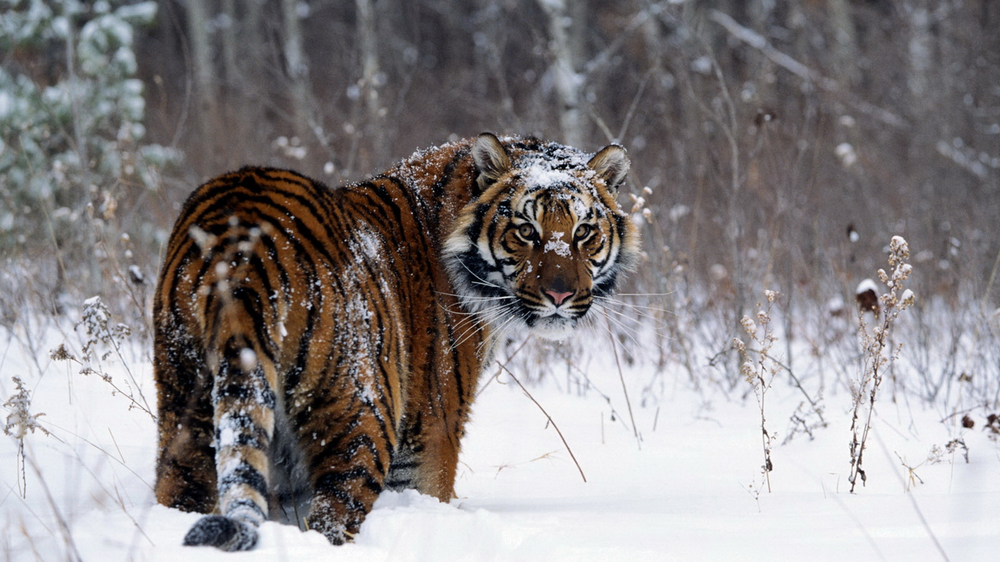
#> input picture dataset/input/0001.png, 1000 x 562 px, shrunk from 1920 x 1080 before the run; its folder holds only this picture in this run
$ python parallel.py   (older library calls are emulated)
#> lines starting #> are read from the running program, lines starting #| are printed output that depends on the picture
### src/utils.py
"""Shared helpers: project paths, image listing, image I/O and timing."""
import shutil
import time
from pathlib import Path

import cv2
import numpy as np

# ---------- Paths ----------
PROJECT_ROOT = Path(__file__).resolve().parent.parent
INPUT_DIR = PROJECT_ROOT / "dataset" / "input"
OUTPUT_DIR = PROJECT_ROOT / "output"
SEQUENTIAL_DIR = OUTPUT_DIR / "sequential"
PARALLEL_DIR = OUTPUT_DIR / "parallel"
RESULTS_DIR = OUTPUT_DIR / "results"

IMAGE_EXTENSIONS = {".jpg", ".jpeg", ".png", ".bmp", ".tif", ".tiff"}

# Output is always PNG (lossless), with one fixed compression level in
# every mode so sequential and parallel outputs can be compared exactly.
PNG_COMPRESSION = 3


# ---------- Files and folders ----------
def list_images(folder=INPUT_DIR, limit=None):
    """Return a sorted list of image paths in `folder` (optionally only the first `limit`)."""
    folder = Path(folder)
    paths = sorted(p for p in folder.iterdir() if p.suffix.lower() in IMAGE_EXTENSIONS)

    # Outputs are saved as <name>.png, so two inputs with the same name but
    # different extensions would overwrite each other.
    seen = {}
    for p in paths:
        if p.stem in seen:
            raise ValueError(f"Duplicate image name '{p.stem}': {seen[p.stem].name} and {p.name}. Rename one.")
        seen[p.stem] = p

    return paths[:limit] if limit else paths


def ensure_dir(folder):
    Path(folder).mkdir(parents=True, exist_ok=True)
    return Path(folder)


def clear_dir(folder):
    """Delete and recreate a folder so every run starts from empty output."""
    folder = Path(folder)
    if folder.exists():
        shutil.rmtree(folder)
    folder.mkdir(parents=True, exist_ok=True)
    return folder


def output_path(input_path, out_dir):
    """Where the filtered version of `input_path` is saved: <out_dir>/<name>.png"""
    return Path(out_dir) / (Path(input_path).stem + ".png")


# ---------- Image I/O ----------
# np.fromfile / tofile are used instead of cv2.imread / cv2.imwrite because
# the OpenCV versions fail on Windows paths with non-ASCII characters.
def load_image(path):
    data = np.fromfile(str(path), dtype=np.uint8)
    img = cv2.imdecode(data, cv2.IMREAD_COLOR)
    if img is None:
        raise ValueError(f"Could not read image: {path}")
    return img


def save_image(path, img):
    ok, buf = cv2.imencode(".png", img, [cv2.IMWRITE_PNG_COMPRESSION, PNG_COMPRESSION])
    if not ok:
        raise ValueError(f"Could not encode image: {path}")
    buf.tofile(str(path))


# ---------- Timing ----------
class Timer:
    """Usage:  with Timer() as t: ...work...   then read t.elapsed (seconds)."""

    def __enter__(self):
        self.start = time.perf_counter()
        return self

    def __exit__(self, *exc):
        self.elapsed = time.perf_counter() - self.start
        return False

### src/filters.py
"""Filter pipeline: grayscale -> Gaussian blur -> Sobel edge detection.

Every worker (and the sequential loop) runs the same `process_image`
function on a different image. That is the SPMD idea from the proposal.
The worker function lives at module level so Windows can import it
when it starts worker processes.
"""
import cv2

from src.utils import load_image, output_path, save_image

# ---------- Fixed parameters (one place, used by both modes) ----------
GAUSSIAN_KSIZE = (5, 5)
GAUSSIAN_SIGMA = 1.4
SOBEL_KSIZE = 3


def init_worker():
    """Pool initializer: runs once inside each worker process.

    Turns off OpenCV's own multithreading so measured speedup comes only
    from our multiprocessing, not from OpenCV threads.
    """
    cv2.setNumThreads(1)
    cv2.ocl.setUseOpenCL(False)


def apply_pipeline(img):
    """Take a BGR image (NumPy array), return the Sobel edge map as 8-bit grayscale."""
    gray = cv2.cvtColor(img, cv2.COLOR_BGR2GRAY)
    blurred = cv2.GaussianBlur(gray, GAUSSIAN_KSIZE, GAUSSIAN_SIGMA)
    gx = cv2.Sobel(blurred, cv2.CV_16S, 1, 0, ksize=SOBEL_KSIZE)
    gy = cv2.Sobel(blurred, cv2.CV_16S, 0, 1, ksize=SOBEL_KSIZE)
    return cv2.addWeighted(cv2.convertScaleAbs(gx), 0.5, cv2.convertScaleAbs(gy), 0.5, 0)


def process_image(task):
    """Load one image, filter it, save the result. Returns the output path as text.

    `task` is a tuple (input_path, output_dir). Only file paths cross the
    process boundary, so workers share no image data (shared-nothing design).
    """
    input_path, out_dir = task
    img = load_image(input_path)
    result = apply_pipeline(img)
    out_file = output_path(input_path, out_dir)
    save_image(out_file, result)
    return str(out_file)


# [12 lines that do not run on import are left out]

### src/parallel.py
"""Parallel mode: images are divided among worker processes (data parallelism)."""
from multiprocessing import Pool

from src.filters import init_worker, process_image
from src.utils import PARALLEL_DIR, Timer, clear_dir, list_images


def default_chunksize(n_images, workers):
    """Small chunks so a worker that finishes early picks up more work (load balancing)."""
    return max(1, n_images // (workers * 8))


def run_parallel(images, workers, out_dir=PARALLEL_DIR, chunksize=None, progress_callback=None):
    """Filter every image using `workers` processes. Returns elapsed seconds (Tp).

    The timer includes creating and closing the pool, because process
    startup is part of the real cost of going parallel. Clearing the
    output folder is not timed.
    """
    if not images:
        raise ValueError("No images to process. Add images to dataset/input/ first.")

    clear_dir(out_dir)
    total = len(images)
    chunksize = chunksize or default_chunksize(total, workers)
    tasks = [(path, out_dir) for path in images]  # only file paths are sent to workers

    with Timer() as t:
        with Pool(processes=workers, initializer=init_worker) as pool:
            for done, _ in enumerate(pool.imap_unordered(process_image, tasks, chunksize), start=1):
                if progress_callback:
                    progress_callback(done, total)
    return t.elapsed


if __name__ == "__main__":
    # Quick manual test: python -m src.parallel
    # The __main__ guard is required on Windows, where workers re-import this module.
    images = list_images()
    for p in (1, 2, 4, 8):
        elapsed = run_parallel(images, workers=p)
        print(f"Tp({p} workers) = {elapsed:.3f}s  ({len(images) / elapsed:.2f} images/s)")
#> this loop made 4 passes
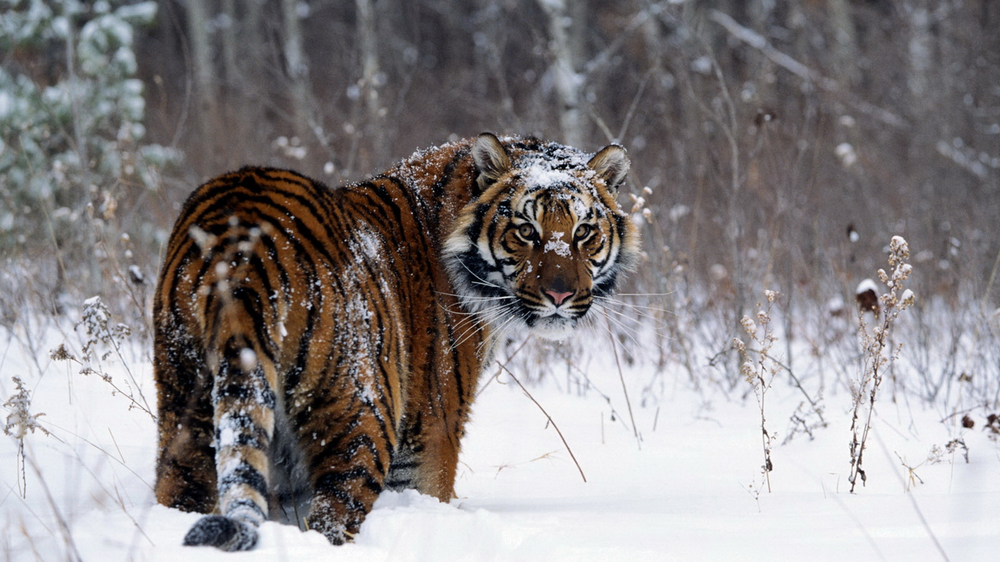
#> input picture dataset/input/0001.png, 1000 x 562 px, shrunk from 1920 x 1080 before the run
#> pass 1, in apply_pipeline, `gray = cv2.cvtColor(img, cv2.COLOR_BGR2GRAY)`:
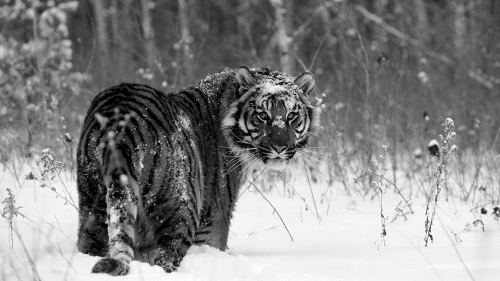
#> gray: shape (562, 1000) (shown at 1/2 size); min 0, max 255, mean 133.5
#> pass 1, in apply_pipeline, `gx = cv2.Sobel(blurred, cv2.CV_16S, 1, 0, ksize=SOBEL_KSIZE)`:
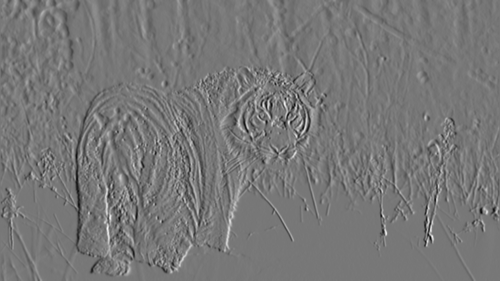
#> gx: shape (562, 1000) int16 (shown at 1/2 size); min -354, max 400, mean -0.2; drawn with min black and max white
#> pass 1, in apply_pipeline, `gy = cv2.Sobel(blurred, cv2.CV_16S, 0, 1, ksize=SOBEL_KSIZE)`:
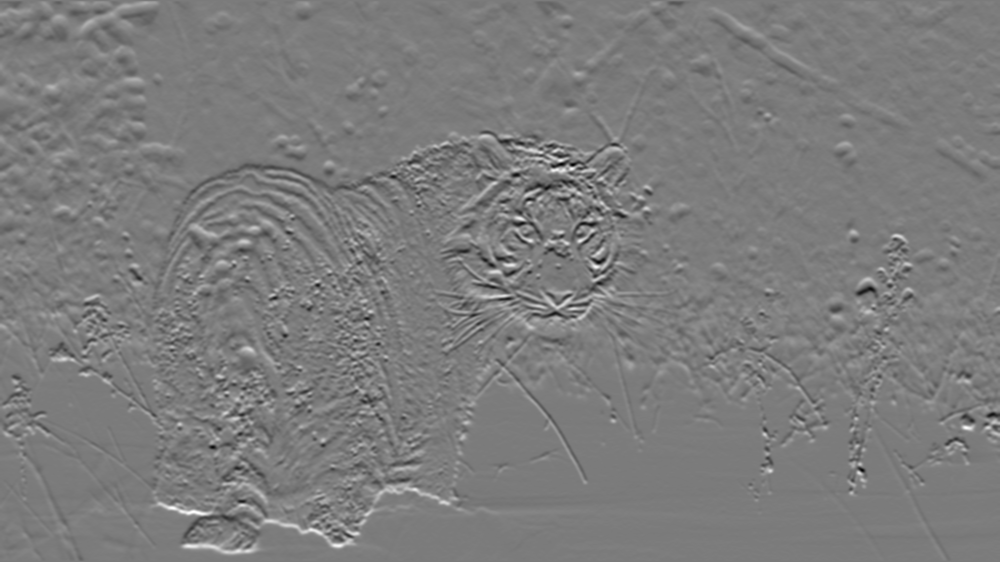
#> gy: shape (562, 1000) int16; min -386, max 408, mean 2.2; drawn with min black and max white

$ run again, on dataset/input/0006.png
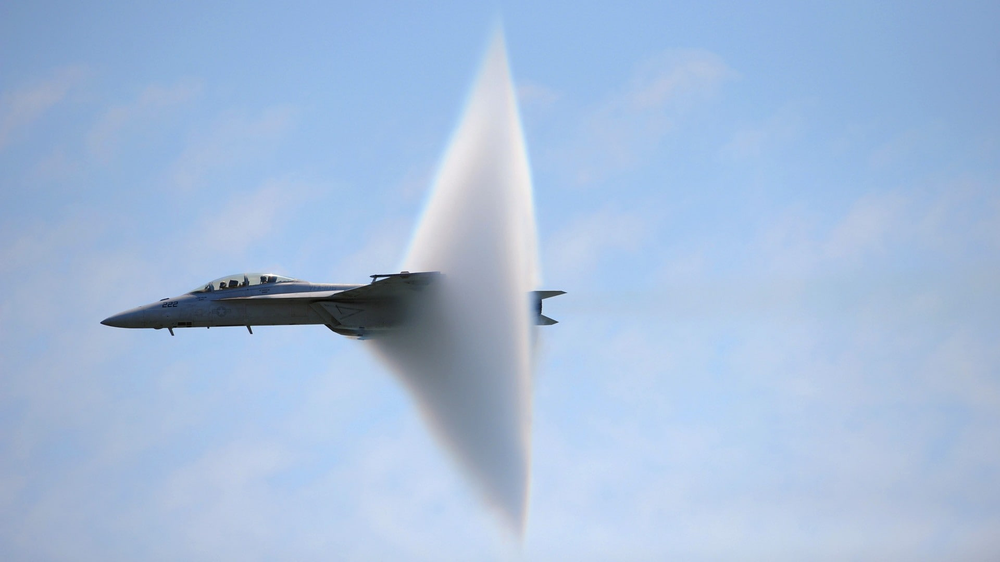
#> input picture dataset/input/0006.png, 1000 x 562 px, shrunk from 1920 x 1080 before the run
#> the loop `for p in (1, 2, 4, 8):` made 4 passes
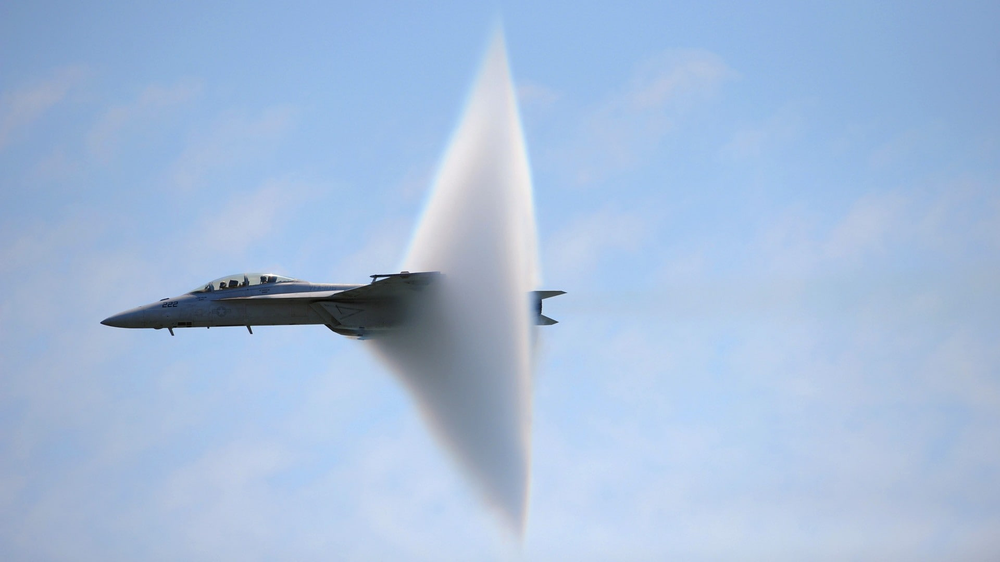
#> input picture dataset/input/0006.png, 1000 x 562 px, shrunk from 1920 x 1080 before the run
#> pass 1, in apply_pipeline, `gray = cv2.cvtColor(img, cv2.COLOR_BGR2GRAY)`:
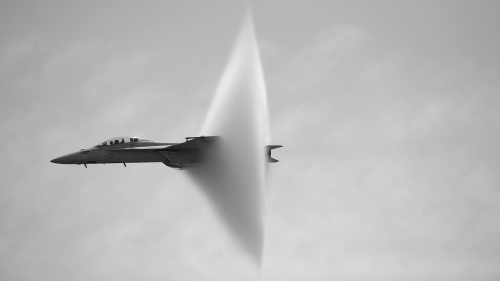
#> gray: shape (562, 1000) (shown at 1/2 size); min 2, max 255, mean 185.4
#> pass 1, in apply_pipeline, `gx = cv2.Sobel(blurred, cv2.CV_16S, 1, 0, ksize=SOBEL_KSIZE)`:
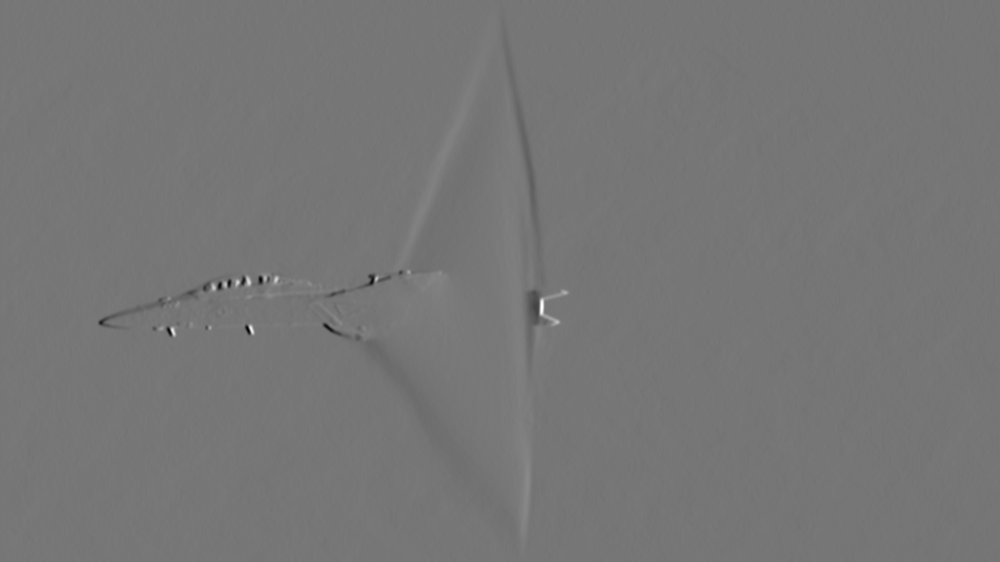
#> gx: shape (562, 1000) int16; min -288, max 331, mean 0.1; drawn with min black and max white
